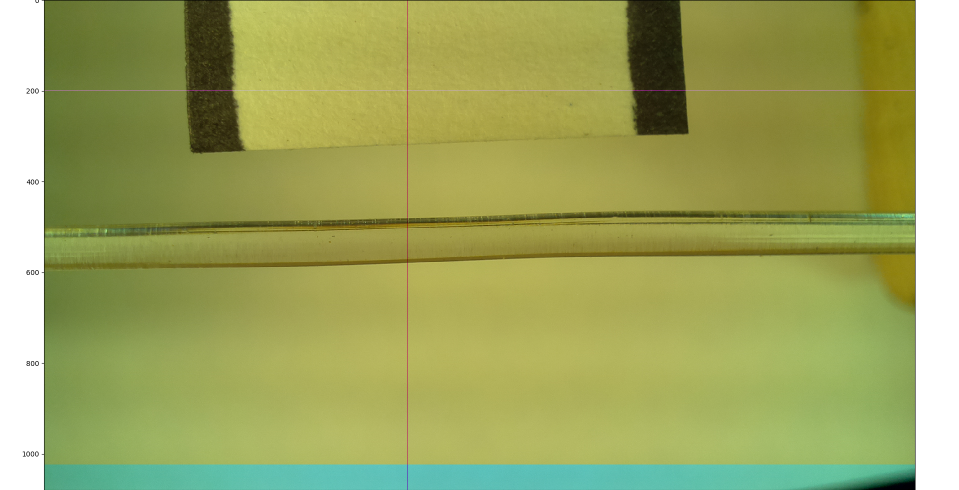
#> input picture transparent_filament.png, 1918 x 980 px (shown at 1/2 size)
$ jupyter execute transparent.ipynb   (shell and % lines are left out)
#> lines starting #> are read from the running program, lines starting #| are printed output that depends on the picture
# Transparent filament

<font color='blue'>The main piece of code is summarized in the last section.</font>

[cell 1]
import numpy as np
import cv2

import matplotlib.pyplot as plt
plt.ion()

[cell 2]
cap  = cv2.imread('transparent_filament.png') #BGR
#> cap is the input picture: shape (980, 1918, 3); mean B, G, R 94.7, 165, 157.2
capg = cv2.cvtColor(cap, cv2.COLOR_BGR2GRAY)  #Gray
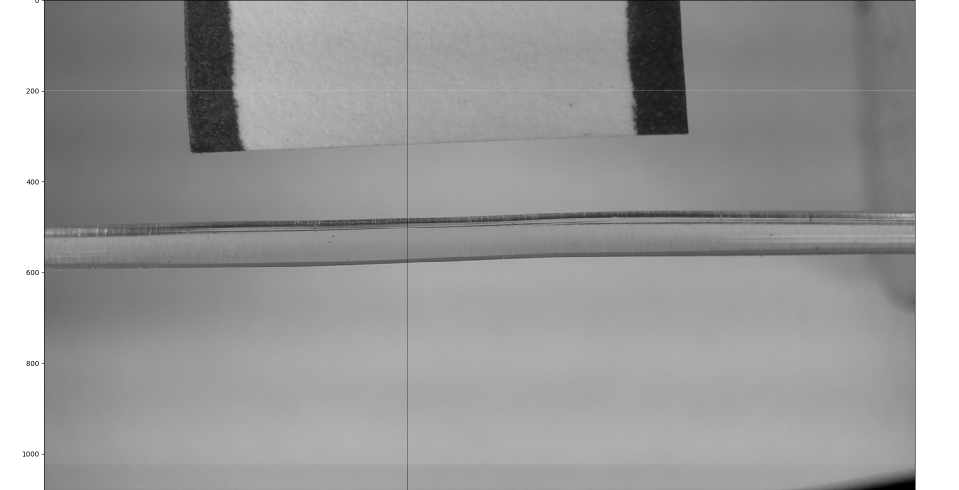
#> capg: shape (980, 1918) (shown at 1/2 size); min 0, max 255, mean 154.7

fig = plt.figure(figsize=(14, 12), dpi=80)
plt.imshow(capg, cmap='gray')

# four manually selected slices
plt.axvline(x=500,linewidth=2,c='w')  # @500
plt.axvline(x=750,linewidth=2,c='w')  # @750
plt.axvline(x=1000,linewidth=2,c='w') # @1000
plt.axvline(x=1250,linewidth=2,c='w') # @1250
plt.title('Grayscale source image')
plt.show()

[cell 3]
# cropped source image
capg = capg[400:550,:]
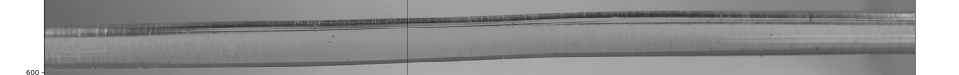
#> capg: shape (150, 1918) (shown at 1/2 size); min 0, max 255, mean 143.8

fig = plt.figure(figsize=(14, 12), dpi=80)

plt.imshow(capg, cmap='gray')
plt.axvline(x=500,linewidth=2,c='w')
plt.axvline(x=750,linewidth=2,c='w')
plt.axvline(x=1000,linewidth=2,c='w')
plt.axvline(x=1250,linewidth=2,c='w')
plt.title('Cropped source image')
plt.show()
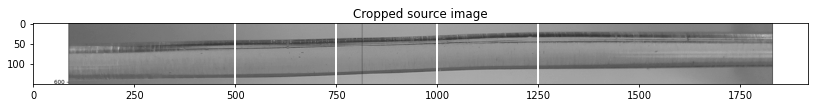
#> figure drawn by matplotlib, 1 panel

[cell 4]
# single-pixel slices
img = np.concatenate((capg[:,499:500],capg[:,749:750],\
                      capg[:,999:1000],capg[:,1249:1250]),axis=1)
#> img = 150 rows, first 6: [142, 155, 161, 153], [135, 155, 164, 156], [137, 155, 160, 155], [137, 154, 162, 150], [135, 156, 164, 154], [134, 154, 161, 153]

fig = plt.figure(figsize=(14, 10), dpi=80)
ax = fig.subplots()
plt.imshow(img)
ax.set_aspect(1e-2)
ax.text(0-0.2,80,'@500px',fontsize=20,color='w')
ax.text(1-0.2,80,'@750px',fontsize=20,color='w')
ax.text(2-0.2,80,'@1000px',fontsize=20,color='w')
ax.text(3-0.2,80,'@1250px',fontsize=20,color='w')
plt.title('Single-pixel slices')
plt.show()

[cell 5]
# rotate slices and plot grayscale values

fig, ax = plt.subplots(figsize=(14,10), dpi=80)
ax.imshow(np.transpose(capg[:,499:500]), extent=[0,150,30,50])
ax.plot(capg[:,499:500])
ax.set_aspect(.1)
plt.title('Single-pixel slice @500')
plt.show()

fig, ax = plt.subplots(figsize=(14,10), dpi=80)
ax.imshow(np.transpose(capg[:,749:750]), extent=[0,150,30,50])
ax.plot(capg[:,749:750])
ax.set_aspect(.1)
plt.title('Single-pixel slice @750')
plt.show()

fig, ax = plt.subplots(figsize=(14,10), dpi=80)
ax.imshow(np.transpose(capg[:,999:1000]), extent=[0,150,30,50])
ax.plot(capg[:,999:1000])
ax.set_aspect(.1)
plt.title('Single-pixel slice @1000')
plt.show()
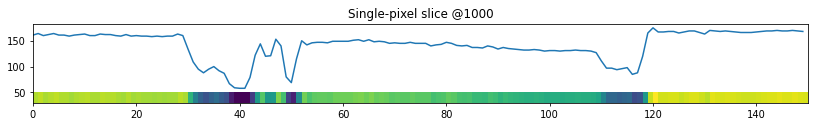
#> figure drawn by matplotlib, 1 panel

fig, ax = plt.subplots(figsize=(14,10), dpi=80)
ax.imshow(np.transpose(capg[:,1249:1250]), extent=[0,150,30,50])
ax.plot(capg[:,1249:1250])
ax.set_aspect(.1)
plt.title('Single-pixel slice @1250')
plt.show()
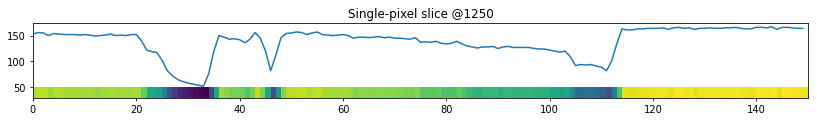
#> figure drawn by matplotlib, 1 panel

[cell 6]
# threshold analysis
y_threshold = 120 # manually chosen parameter

y_threshold_array = y_threshold*np.ones((len(capg[:,499:500]), 1))
#> y_threshold_array = 150 values from 120 to 120

[cell 7]
# find intersections @ 500
idx = np.argwhere(np.diff(np.sign(np.squeeze(y_threshold_array)-\
                                  np.squeeze(capg[:,499:500])))).flatten()
#> idx = [41, 55, 60, 63, 124, 125, 134]
print('----------------------------------------------------')
print('Intersection indices = {}'.format(idx))
#| Intersection indices = [ 41  55  60  63 124 125 134]
print('----------------------------------------------------')
# calculate diameter in pixels
print('First detected edge = {} px'.format(np.min(idx)))
#| First detected edge = 41 px
print('Last detected edge = {} px'.format(np.max(idx)))
#| Last detected edge = 134 px
print('----------------------------------------------------')
diameter_px = np.max(idx) - np.min(idx)
#> diameter_px = 93
print('Diameter = {} px'.format(diameter_px))
#| Diameter = 93 px
print('----------------------------------------------------')

fig, ax = plt.subplots(figsize=(14,10), dpi=80)
ax.imshow(np.transpose(capg[:,499:500]), extent=[0,150,50,180], cmap='viridis')
ax.axhline(y=y_threshold,linewidth=2, color='r')
ax.text(8,y_threshold-12,'Threshold',fontsize=15,color='r')
ax.plot(capg[:,499:500],'.-',markersize=10, markerfacecolor='r', linewidth=4, color='w')
ax.set_aspect(.3)
ax.annotate("Filament", xy=(134,165), xytext=(29,165), fontsize=15, color='w',
            arrowprops=dict(arrowstyle="<->", color='w'))
ax.set_xlabel('Pixels')
ax.set_ylabel('Grayscale values')
ax.set_title('Single-pixel slice @500')

ax.plot(idx,np.squeeze(y_threshold_array)[idx],'bo',markersize=5) # all intersection points
ax.plot(np.min(idx),np.squeeze(y_threshold_array)[np.min(idx)],'bX',markersize=12) # min
ax.plot(np.max(idx),np.squeeze(y_threshold_array)[np.max(idx)],'bX',markersize=12) # max
ax.text(np.min(idx)-12,y_threshold-12,'Min='+str(np.min(idx)),fontsize=15,color='w')
ax.text(np.max(idx)+1,y_threshold-12,'Max='+str(np.max(idx)),fontsize=15,color='w')
ax.text(70,80,'Diameter = '+str(diameter_px)+' px',fontsize=20,color='w')
plt.show()
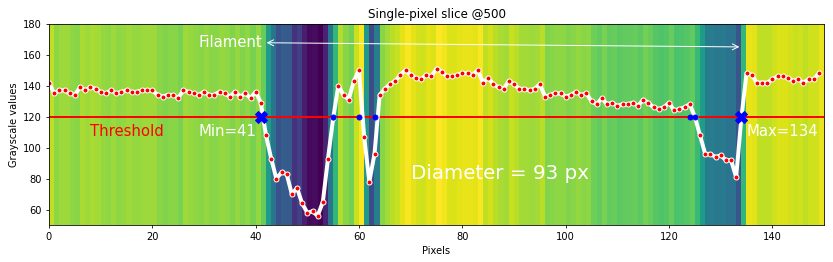
#> figure drawn by matplotlib, 1 panel

[cell 8]
# find intersections @750
idx = np.argwhere(np.diff(np.sign(np.squeeze(y_threshold_array)-\
                                  np.squeeze(capg[:,749:750])))).flatten()
#> idx = [37, 54, 55, 57, 120, 127]
diameter_px = np.max(idx) - np.min(idx)
#> diameter_px = 90

fig, ax = plt.subplots(figsize=(14,10), dpi=80)
ax.imshow(np.transpose(capg[:,749:750]), extent=[0,150,50,180], cmap='viridis')
ax.axhline(y=y_threshold,linewidth=2, color='r')
ax.text(8,y_threshold+4,'Threshold',fontsize=15,color='r')
ax.plot(capg[:,749:750],'.-',markersize=10, markerfacecolor='r', linewidth=4, color='w')
ax.set_aspect(.3)
ax.annotate("Filament", xy=(127,165), xytext=(24,165), fontsize=15, color='w',
            arrowprops=dict(arrowstyle="<->", color='w'))
ax.set_xlabel('Pixels')
ax.set_ylabel('Grayscale values')
ax.set_title('Single-pixel slice @750')

ax.plot(idx,np.squeeze(y_threshold_array)[idx],'bo',markersize=5) # all intersection points
ax.plot(np.min(idx),np.squeeze(y_threshold_array)[np.min(idx)],'bX',markersize=12) # min
ax.plot(np.max(idx),np.squeeze(y_threshold_array)[np.max(idx)],'bX',markersize=12) # max
ax.text(np.min(idx)-12,y_threshold-12,'Min='+str(np.min(idx)),fontsize=15,color='w')
ax.text(np.max(idx)+1,y_threshold-12,'Max='+str(np.max(idx)),fontsize=15,color='w')
ax.text(70,80,'Diameter = '+str(diameter_px)+' px',fontsize=20,color='w')
plt.show()
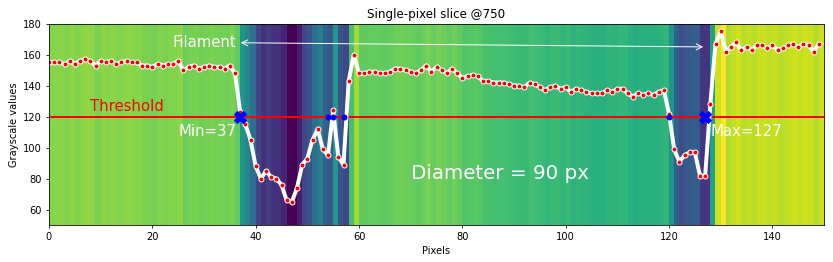
#> figure drawn by matplotlib, 1 panel


# find intersections @1000
idx = np.argwhere(np.diff(np.sign(np.squeeze(y_threshold_array)-\
                                  np.squeeze(capg[:,999:1000])))).flatten()
#> idx = [30, 42, 44, 45, 48, 51, 109, 117, 118]
diameter_px = np.max(idx) - np.min(idx)
#> diameter_px = 88

fig, ax = plt.subplots(figsize=(14,10), dpi=80)
ax.imshow(np.transpose(capg[:,999:1000]), extent=[0,150,50,180], cmap='viridis')
ax.axhline(y=y_threshold,linewidth=2, color='r')
ax.text(8,y_threshold+4,'Threshold',fontsize=15,color='r')
ax.plot(capg[:,999:1000],'.-',markersize=10, markerfacecolor='r', linewidth=4, color='w')
ax.set_aspect(.3)
ax.annotate("Filament", xy=(118,165), xytext=(17,165), fontsize=15, color='w',
            arrowprops=dict(arrowstyle="<->", color='w'))
ax.set_xlabel('Pixels')
ax.set_ylabel('Grayscale values')
ax.set_title('Single-pixel slice @1000')

ax.plot(idx,np.squeeze(y_threshold_array)[idx],'bo',markersize=5) # all intersection points
ax.plot(np.min(idx),np.squeeze(y_threshold_array)[np.min(idx)],'bX',markersize=12) # min
ax.plot(np.max(idx),np.squeeze(y_threshold_array)[np.max(idx)],'bX',markersize=12) # max
ax.text(np.min(idx)-12,y_threshold-12,'Min='+str(np.min(idx)),fontsize=15,color='w')
ax.text(np.max(idx)+1,y_threshold-12,'Max='+str(np.max(idx)),fontsize=15,color='w')
ax.text(70,80,'Diameter = '+str(diameter_px)+' px',fontsize=20,color='w')
plt.show()
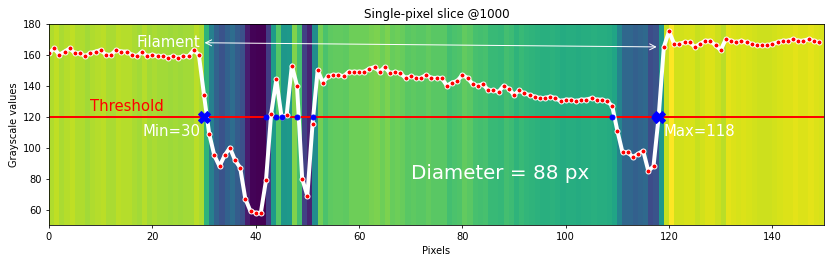
#> figure drawn by matplotlib, 1 panel


# find intersections @1250
idx = np.argwhere(np.diff(np.sign(np.squeeze(y_threshold_array)-\
                                  np.squeeze(capg[:,1249:1250])))).flatten()
#> idx = [22, 34, 35, 44, 45, 47, 100, 101, 102, 103, 112]
diameter_px = np.max(idx) - np.min(idx)
#> diameter_px = 90

fig, ax = plt.subplots(figsize=(14,10), dpi=80)
ax.imshow(np.transpose(capg[:,1249:1250]), extent=[0,150,50,180], cmap='viridis')
ax.axhline(y=y_threshold,linewidth=2, color='r')
ax.text(8,y_threshold+4,'Threshold',fontsize=15,color='r')
ax.plot(capg[:,1249:1250],'.-',markersize=10, markerfacecolor='r', linewidth=4, color='w')
ax.set_aspect(.3)
ax.annotate("Filament", xy=(112,165), xytext=(9,165), fontsize=15, color='w',
            arrowprops=dict(arrowstyle="<->", color='w'))
ax.set_xlabel('Pixels')
ax.set_ylabel('Grayscale values')
ax.set_title('Single-pixel slice @1250')

ax.plot(idx,np.squeeze(y_threshold_array)[idx],'bo',markersize=5) # all intersection points
ax.plot(np.min(idx),np.squeeze(y_threshold_array)[np.min(idx)],'bX',markersize=12) # min
ax.plot(np.max(idx),np.squeeze(y_threshold_array)[np.max(idx)],'bX',markersize=12) # max
ax.text(np.min(idx)-12,y_threshold-12,'Min='+str(np.min(idx)),fontsize=15,color='w')
ax.text(np.max(idx)+1,y_threshold-12,'Max='+str(np.max(idx)),fontsize=15,color='w')
ax.text(70,80,'Diameter = '+str(diameter_px)+' px',fontsize=20,color='w')
plt.show()
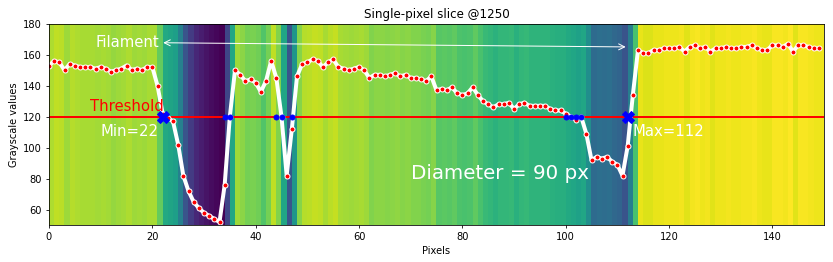
#> figure drawn by matplotlib, 1 panel

# Summary: the main code

### Input

[cell 9]
import numpy as np
import cv2

cap  = cv2.imread('transparent_filament.png') #source image

crop_x_upper = 550 # pixels
crop_x_lower = 400 # pixels

y_slice = 500 # pixels
y_threshold = 130 # grayscale threshold
scaling_factor = 0.018547945205479453 # Width of 1 pixel (mm)
calibration_adjustment = 3.0 # pixels

### All calculations are here

[cell 10]
# create cropped grayscale image
capg = cv2.cvtColor(cap[crop_x_lower:crop_x_upper,:], cv2.COLOR_BGR2GRAY)

# find intersections between the actual grayscale profile and the desired threshold
y_threshold_array = y_threshold*np.ones((len(capg[:,y_slice-1:y_slice]), 1))
#> y_threshold_array = 150 values from 130 to 130
idx = np.argwhere(np.diff(np.sign(np.squeeze(y_threshold_array)-\
                                  np.squeeze(capg[:,y_slice-1:y_slice])))).flatten()
#> idx = [40, 55, 60, 63, 104, 105, 106, 107, 114, 115, 134]

### Output

[cell 11]
# display/print results

print('----------------------------------------------------')
print('Intersection indices = {}'.format(idx))
#| Intersection indices = [ 40  55  60  63 104 105 106 107 114 115 134]
print('----------------------------------------------------')
# calculate diameter in pixels
print('First detected edge = {} px'.format(np.min(idx)))
#| First detected edge = 40 px
print('Last detected edge = {} px'.format(np.max(idx)))
#| Last detected edge = 134 px
print('----------------------------------------------------')
diameter_px = np.max(idx)-np.min(idx)
#> diameter_px = 94
print('Diameter = {} px'.format(diameter_px))
#| Diameter = 94 px
print('Diameter = {} mm'.format(np.round((diameter_px+\
                                          calibration_adjustment)*scaling_factor,2)))
#| Diameter = 1.8 mm
print('----------------------------------------------------')

# Optional: multiple measurements per frame

[cell 12]
import numpy as np
import cv2

cap  = cv2.imread('transparent_filament.png') #source image

crop_x_upper = 550 # pixels
crop_x_lower = 400 # pixels

y_slice = 500 # initial slicer position
y_threshold = 130 # grayscale threshold
number_of_measurements = 300
scaling_factor = 0.018547945205479453 # Width of 1 pixel (mm)
calibration_adjustment = 4.0 # pixels
diameter_mm = [] # allocate for the array of measurements

[cell 13]
capg = cv2.cvtColor(cap[crop_x_lower:crop_x_upper,:], cv2.COLOR_BGR2GRAY)
y_threshold_array = y_threshold*np.ones((len(capg[:,y_slice-1:y_slice]), 1))

for i in range(number_of_measurements):
    idx = np.argwhere(np.diff(np.sign(np.squeeze(y_threshold_array)-\
                                      np.squeeze(capg[:,y_slice-1+i:y_slice+i])))).flatten()
    diameter_mm.append(scaling_factor*(np.max(idx)-np.min(idx)+calibration_adjustment))
#> this loop made 300 passes
#> idx on passes 1, 4, 6: [40, 55, 60, 63, 104, 105, 106, 107, 114, 115, 134], [40, 55, 60, 63, 108, 110, 112, 119, 121, 122, 123, 134], [33, 34, 38, 39, 40, 55, 60, 63, 107, 109, 119, 122, 134]
#> after the loop, diameter_mm = 300 values, max 1.95 at index 5, min 1.74 at index 248, mean 1.78

[cell 14]
import matplotlib.pyplot as plt

fig = plt.figure(figsize=(14, 4), dpi=80)
plt.subplot(1,2,1)
plt.plot(diameter_mm)
plt.xlabel('Measurement number'),plt.ylabel('Diameter, mm')
plt.title("Diameter distribution")
plt.subplot(1,2,2)
plt.hist(diameter_mm, bins='auto')
plt.xlabel('Diameter, mm'),plt.ylabel('Number of occurrences')
plt.title("Diameter distribution")
plt.show()
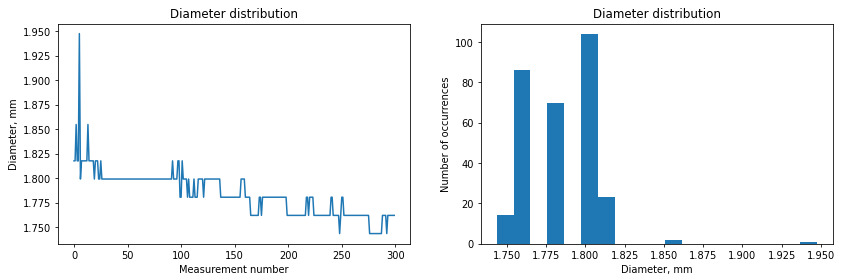
#> figure drawn by matplotlib, 2 panels; panel 1: curve peaks at x = 5, y = 1.95; panel 2: tallest bar 104 high, from x = 1.8 to 1.81
